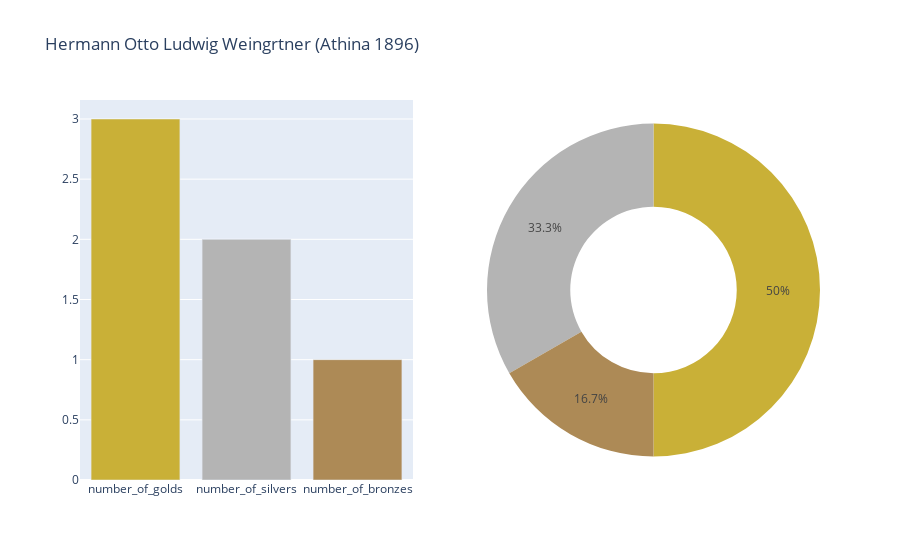
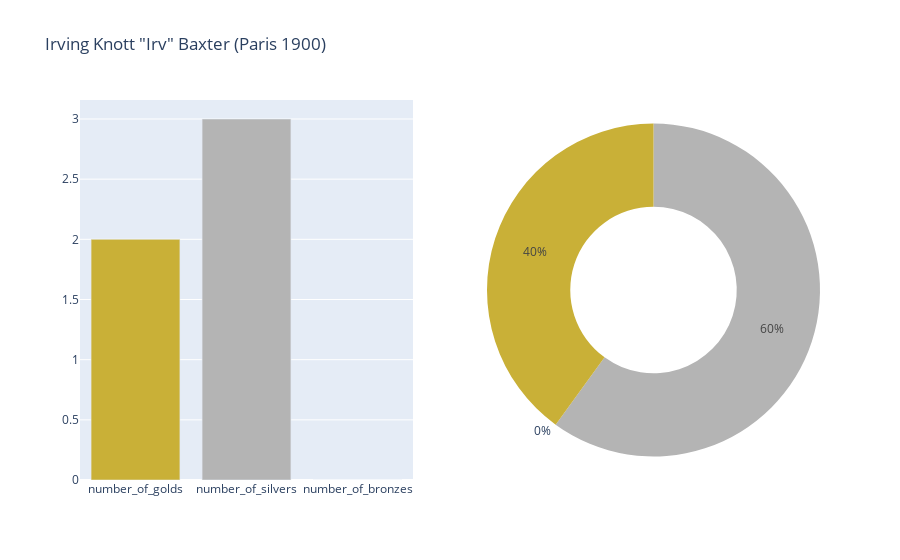
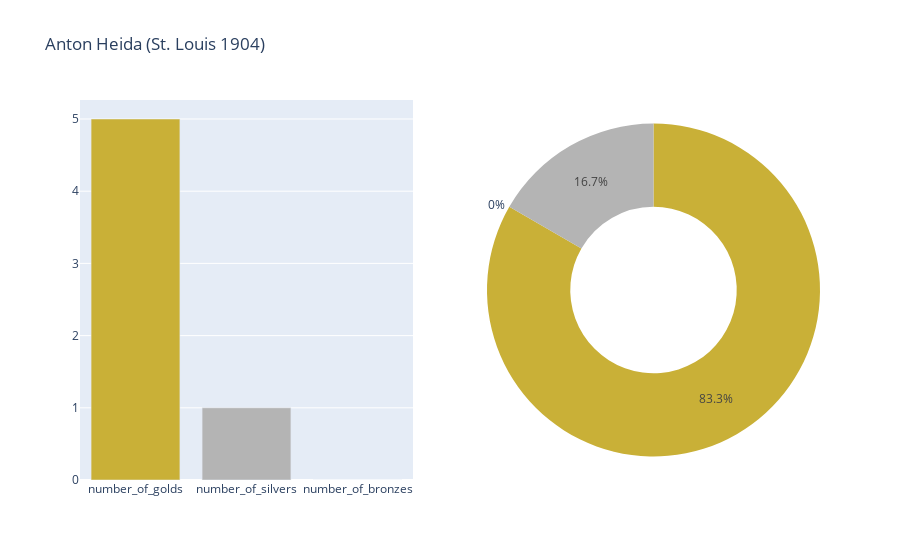
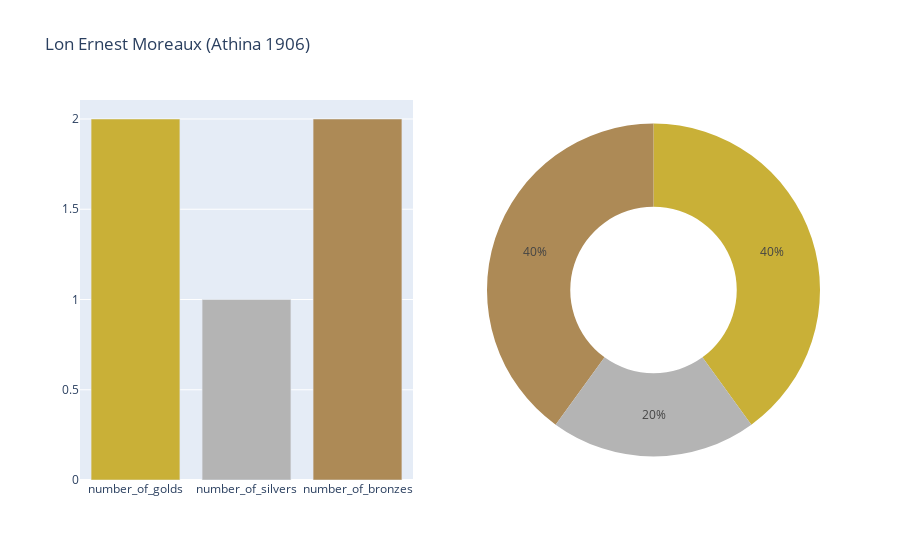

These figures' notebook cell, in order:
### Code cell
for i in range(len(top_athletes)):
    row = top_athletes.iloc[i]
    fig = make_subplots(rows=1, cols=2, specs=[[{"type": "bar"}, {"type": "pie"}]])

    x=["number_of_golds", "number_of_silvers", "number_of_bronzes"]
    y=row[x]

    fig.add_trace(
        go.Bar(x=x, y=y, marker_color=['#C9B037','#B4B4B4','#AD8A56']),
        row=1, col=1
    )

    fig.add_trace(
        go.Pie(labels=x, values=y, marker_colors=['#C9B037','#B4B4B4','#AD8A56'], hole=0.5),
        row=1, col=2
    )

    fig.update_layout(title_text=f"{row['athlete']} ({row['city']} {row['year']})", showlegend=False)
    fig.show()

### Figure 1 — Plotly figure (JSON) as saved in the notebook; plotly's stock layout.template omitted (floating-point values rounded to 4 significant figures)
{"data": [{"marker": {"color": ["#C9B037", "#B4B4B4", "#AD8A56"]}, "type": "bar", "x": ["number_of_golds", "number_of_silvers", "number_of_bronzes"], "xaxis": "x", "y": [3, 2, 1], "yaxis": "y"}, {"domain": {"x": [0.55, 1], "y": [0, 1]}, "hole": 0.5, "labels": ["number_of_golds", "number_of_silvers", "number_of_bronzes"], "marker": {"colors": ["#C9B037", "#B4B4B4", "#AD8A56"]}, "type": "pie", "values": [3, 2, 1]}], "layout": {"showlegend": false, "title": {"text": "Hermann Otto Ludwig Weingrtner (Athina 1896)"}, "xaxis": {"anchor": "y", "domain": [0, 0.45]}, "yaxis": {"anchor": "x", "domain": [0, 1]}}}

### Figure 2 — Plotly figure (JSON) as saved in the notebook; plotly's stock layout.template omitted (floating-point values rounded to 4 significant figures)
{"data": [{"marker": {"color": ["#C9B037", "#B4B4B4", "#AD8A56"]}, "type": "bar", "x": ["number_of_golds", "number_of_silvers", "number_of_bronzes"], "xaxis": "x", "y": [2, 3, 0], "yaxis": "y"}, {"domain": {"x": [0.55, 1], "y": [0, 1]}, "hole": 0.5, "labels": ["number_of_golds", "number_of_silvers", "number_of_bronzes"], "marker": {"colors": ["#C9B037", "#B4B4B4", "#AD8A56"]}, "type": "pie", "values": [2, 3, 0]}], "layout": {"showlegend": false, "title": {"text": "Irving Knott \"Irv\" Baxter (Paris 1900)"}, "xaxis": {"anchor": "y", "domain": [0, 0.45]}, "yaxis": {"anchor": "x", "domain": [0, 1]}}}

### Figure 3 — Plotly figure (JSON) as saved in the notebook; plotly's stock layout.template omitted (floating-point values rounded to 4 significant figures)
{"data": [{"marker": {"color": ["#C9B037", "#B4B4B4", "#AD8A56"]}, "type": "bar", "x": ["number_of_golds", "number_of_silvers", "number_of_bronzes"], "xaxis": "x", "y": [5, 1, 0], "yaxis": "y"}, {"domain": {"x": [0.55, 1], "y": [0, 1]}, "hole": 0.5, "labels": ["number_of_golds", "number_of_silvers", "number_of_bronzes"], "marker": {"colors": ["#C9B037", "#B4B4B4", "#AD8A56"]}, "type": "pie", "values": [5, 1, 0]}], "layout": {"showlegend": false, "title": {"text": "Anton Heida (St. Louis 1904)"}, "xaxis": {"anchor": "y", "domain": [0, 0.45]}, "yaxis": {"anchor": "x", "domain": [0, 1]}}}

### Figure 4 — Plotly figure (JSON) as saved in the notebook; plotly's stock layout.template omitted (floating-point values rounded to 4 significant figures)
{"data": [{"marker": {"color": ["#C9B037", "#B4B4B4", "#AD8A56"]}, "type": "bar", "x": ["number_of_golds", "number_of_silvers", "number_of_bronzes"], "xaxis": "x", "y": [2, 1, 2], "yaxis": "y"}, {"domain": {"x": [0.55, 1], "y": [0, 1]}, "hole": 0.5, "labels": ["number_of_golds", "number_of_silvers", "number_of_bronzes"], "marker": {"colors": ["#C9B037", "#B4B4B4", "#AD8A56"]}, "type": "pie", "values": [2, 1, 2]}], "layout": {"showlegend": false, "title": {"text": "Lon Ernest Moreaux (Athina 1906)"}, "xaxis": {"anchor": "y", "domain": [0, 0.45]}, "yaxis": {"anchor": "x", "domain": [0, 1]}}}
